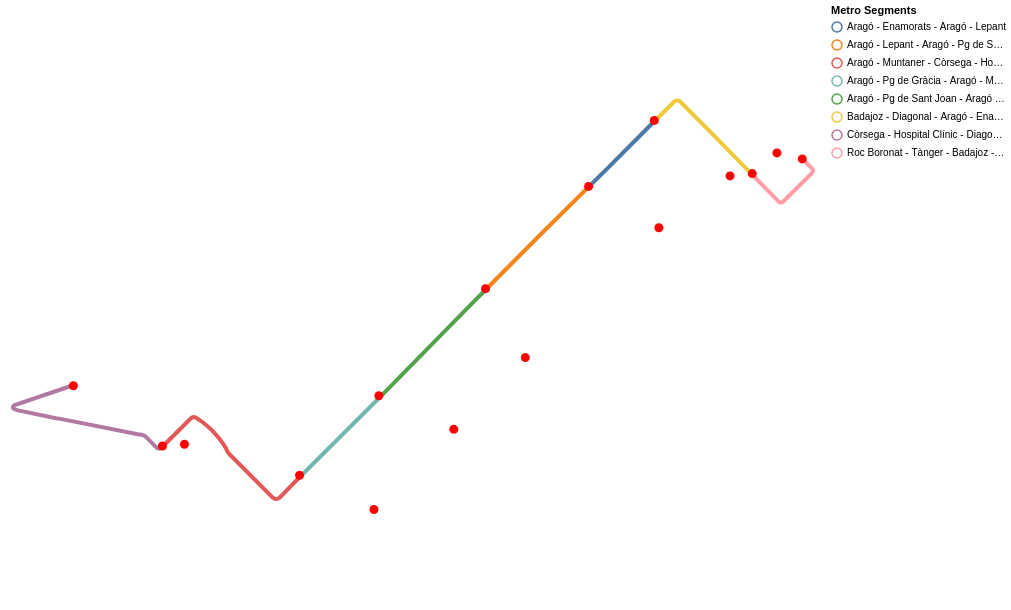

Notebook code cell kept with this figure:
### Code cell
lines = alt.Chart(bus_edges[(bus_edges['linia'] == 'X1') & (bus_edges['sentit'] == 'Tornada')]).mark_geoshape(
    filled=False, 
    strokeWidth=4
).encode(
    color=alt.Color('tram:N', legend=alt.Legend(title="Metro Segments")),
    tooltip=['tram:N','origen:N', 'dest:N']
)

points = alt.Chart(nodes[nodes['linia'] == 'X1']).mark_geoshape(size=0, color='red').encode(tooltip=['name:N', 'stop_id:N'])
plot = (lines + points).project('mercator').properties(width=800, height=600)
plot

### Figure 1 — Vega-Lite specification as saved in the notebook (floating-point values rounded to 4 significant figures)
{"config": {"view": {"continuousWidth": 300, "continuousHeight": 300}}, "layer": [{"data": {"name": "data-b0f8903e3a1cb507edd1f8866568a1b5"}, "mark": {"type": "geoshape", "filled": false, "strokeWidth": 4}, "encoding": {"color": {"field": "tram", "legend": {"title": "Metro Segments"}, "type": "nominal"}, "tooltip": [{"field": "tram", "type": "nominal"}, {"field": "origen", "type": "nominal"}, {"field": "dest", "type": "nominal"}]}}, {"data": {"name": "data-da53dcd15d7dcfb3370068a7397b23cd"}, "mark": {"type": "geoshape", "color": "red", "size": 0}, "encoding": {"tooltip": [{"field": "name", "type": "nominal"}, {"field": "stop_id", "type": "nominal"}]}}], "height": 600, "projection": {"type": "mercator"}, "width": 800, "$schema": "https://vega.github.io/schema/vega-lite/v6.1.0.json", "datasets": {"data-b0f8903e3a1cb507edd1f8866568a1b5": [{"origen": "B-X1-3850", "dest": "B-X1-3371", "tram": "Roc Boronat - Tànger - Badajoz - Diagonal", "linia": "X1", "type": "Feature", "sentit": "Tornada", "geometry": {"type": "LineString", "coordinates": [[2.193, 41.4], [2.194, 41.4], [2.194, 41.4], [2.194, 41.4], [2.194, 41.4], [2.194, 41.4], [2.194, 41.4], [2.192, 41.4], [2.192, 41.4], [2.192, 41.4], [2.192, 41.4], [2.191, 41.4], [2.191, 41.4], [2.191, 41.4], [2.19, 41.4]]}}, {"origen": "B-X1-3371", "dest": "B-X1-236", "tram": "Badajoz - Diagonal - Aragó - Enamorats", "linia": "X1", "type": "Feature", "sentit": "Tornada", "geometry": {"type": "LineString", "coordinates": [[2.19, 41.4], [2.186, 41.41], [2.185, 41.41], [2.185, 41.41], [2.185, 41.41], [2.184, 41.41], [2.184, 41.41], [2.183, 41.41]]}}, {"origen": "B-X1-236", "dest": "B-X1-3806", "tram": "Aragó - Enamorats - Aragó - Lepant", "linia": "X1", "type": "Feature", "sentit": "Tornada", "geometry": {"type": "LineString", "coordinates": [[2.183, 41.41], [2.183, 41.41], [2.18, 41.4], [2.179, 41.4]]}}, {"origen": "B-X1-3806", "dest": "B-X1-3799", "tram": "Aragó - Lepant - Aragó - Pg de Sant Joan", "linia": "X1", "type": "Feature", "sentit": "Tornada", "geometry": {"type": "LineString", "coordinates": [[2.179, 41.4], [2.175, 41.4], [2.172, 41.4]]}}, {"origen": "B-X1-3799", "dest": "B-X1-3800", "tram": "Aragó - Pg de Sant Joan - Aragó - Pg de Gràcia", "linia": "X1", "type": "Feature", "sentit": "Tornada", "geometry": {"type": "LineString", "coordinates": [[2.172, 41.4], [2.17, 41.4], [2.165, 41.39], [2.164, 41.39]]}}, {"origen": "B-X1-3800", "dest": "B-X1-3801", "tram": "Aragó - Pg de Gràcia - Aragó - Muntaner", "linia": "X1", "type": "Feature", "sentit": "Tornada", "geometry": {"type": "LineString", "coordinates": [[2.164, 41.39], [2.159, 41.39]]}}, {"origen": "B-X1-3801", "dest": "B-X1-1466", "tram": "Aragó - Muntaner - Còrsega - Hospital Clínic", "linia": "X1", "type": "Feature", "sentit": "Tornada", "geometry": {"type": "LineString", "coordinates": [[2.159, 41.39], [2.159, 41.39], [2.158, 41.39], [2.157, 41.39], [2.157, 41.39], [2.157, 41.39], [2.157, 41.39], [2.157, 41.39], [2.157, 41.39], [2.154, 41.39], [2.154, 41.39], [2.154, 41.39], [2.154, 41.39], [2.154, 41.39], [2.153, 41.39], [2.153, 41.39], [2.153, 41.39], [2.152, 41.39], [2.152, 41.39], [2.152, 41.39], [2.152, 41.39], [2.152, 41.39], [2.152, 41.39], [2.152, 41.39], [2.15, 41.39], [2.15, 41.39]]}}, {"origen": "B-X1-1466", "dest": "B-X1-3802", "tram": "Còrsega - Hospital Clínic - Diagonal - Pl Francesc Macià", "linia": "X1", "type": "Feature", "sentit": "Tornada", "geometry": {"type": "LineString", "coordinates": [[2.15, 41.39], [2.15, 41.39], [2.15, 41.39], [2.149, 41.39], [2.149, 41.39], [2.149, 41.39], [2.149, 41.39], [2.148, 41.39], [2.148, 41.39], [2.148, 41.39], [2.143, 41.39], [2.143, 41.39], [2.142, 41.39], [2.14, 41.39], [2.14, 41.39], [2.14, 41.39], [2.14, 41.39], [2.14, 41.39], [2.14, 41.39], [2.14, 41.39], [2.14, 41.39], [2.144, 41.39]]}}], "data-da53dcd15d7dcfb3370068a7397b23cd": [{"id": "B-X1-32", "stop_id": 32, "name": "Metro Glòries", "linia": "X1", "stop_type": "Bus", "type": "Feature", "geometry": {"type": "Point", "coordinates": [2.188, 41.4]}}, {"id": "B-X1-125", "stop_id": 125, "name": "Metro Tetuan", "linia": "X1", "stop_type": "Bus", "type": "Feature", "geometry": {"type": "Point", "coordinates": [2.174, 41.39]}}, {"id": "B-X1-236", "stop_id": 236, "name": "Aragó - Enamorats", "linia": "X1", "stop_type": "Bus", "type": "Feature", "geometry": {"type": "Point", "coordinates": [2.183, 41.41]}}, {"id": "B-X1-499", "stop_id": 499, "name": "Gran Via - Padilla", "linia": "X1", "stop_type": "Bus", "type": "Feature", "geometry": {"type": "Point", "coordinates": [2.183, 41.4]}}, {"id": "B-X1-1070", "stop_id": 1070, "name": "Gran Via - Pau Claris", "linia": "X1", "stop_type": "Bus", "type": "Feature", "geometry": {"type": "Point", "coordinates": [2.169, 41.39]}}, {"id": "B-X1-1075", "stop_id": 1075, "name": "Pl Universitat", "linia": "X1", "stop_type": "Bus", "type": "Feature", "geometry": {"type": "Point", "coordinates": [2.164, 41.39]}}, {"id": "B-X1-1264", "stop_id": 1264, "name": "Villarroel - Hospital Clínic", "linia": "X1", "stop_type": "Bus", "type": "Feature", "geometry": {"type": "Point", "coordinates": [2.151, 41.39]}}, {"id": "B-X1-1466", "stop_id": 1466, "name": "Còrsega - Hospital Clínic", "linia": "X1", "stop_type": "Bus", "type": "Feature", "geometry": {"type": "Point", "coordinates": [2.15, 41.39]}}, {"id": "B-X1-1879", "stop_id": 1879, "name": "Diagonal - Ciutat de Granada", "linia": "X1", "stop_type": "Bus", "type": "Feature", "geometry": {"type": "Point", "coordinates": [2.191, 41.4]}}, {"id": "B-X1-3371", "stop_id": 3371, "name": "Badajoz - Diagonal", "linia": "X1", "stop_type": "Bus", "type": "Feature", "geometry": {"type": "Point", "coordinates": [2.19, 41.4]}}, {"id": "B-X1-3799", "stop_id": 3799, "name": "Aragó - Pg de Sant Joan", "linia": "X1", "stop_type": "Bus", "type": "Feature", "geometry": {"type": "Point", "coordinates": [2.172, 41.4]}}, {"id": "B-X1-3800", "stop_id": 3800, "name": "Aragó - Pg de Gràcia", "linia": "X1", "stop_type": "Bus", "type": "Feature", "geometry": {"type": "Point", "coordinates": [2.164, 41.39]}}, {"id": "B-X1-3801", "stop_id": 3801, "name": "Aragó - Muntaner", "linia": "X1", "stop_type": "Bus", "type": "Feature", "geometry": {"type": "Point", "coordinates": [2.159, 41.39]}}, {"id": "B-X1-3802", "stop_id": 3802, "name": "Diagonal - Pl Francesc Macià", "linia": "X1", "stop_type": "Bus", "type": "Feature", "geometry": {"type": "Point", "coordinates": [2.144, 41.39]}}, {"id": "B-X1-3806", "stop_id": 3806, "name": "Aragó - Lepant", "linia": "X1", "stop_type": "Bus", "type": "Feature", "geometry": {"type": "Point", "coordinates": [2.179, 41.4]}}, {"id": "B-X1-3850", "stop_id": 3850, "name": "Roc Boronat - Tànger", "linia": "X1", "stop_type": "Bus", "type": "Feature", "geometry": {"type": "Point", "coordinates": [2.193, 41.4]}}]}}
